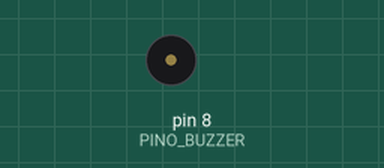
Simulated run of this sketch. Board: Arduino Uno, built with avr-gcc and run on an emulated ATmega328P. Shown: buzzer (waves = sounding, pin HIGH).

Above: at 0.6 s.
Timing chart, 0 to 3.0 s (numbered marks = the images above):
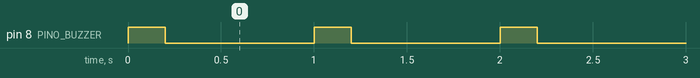

The sketch:

Buzzer_Ativo.ino
```cpp
/*
 * =================================================================================
 * PROJETO: Controle de Buzzer Ativo
 * DESCRIÇÃO: Como o buzzer ativo possui um oscilador interno, basta ligar
 *            e desligar o pino com digitalWrite para emitir o bipe padrão.
 *
 * LIGAÇÃO DOS PINOS:
 * - Pino (+) do Buzzer -> Pino Digital 8 do Arduino
 * - Pino (-) do Buzzer -> Pino GND do Arduino
 * =================================================================================
 */

#define PINO_BUZZER 8  // Define o pino digital onde o buzzer ativo está conectado

void setup() {
  // Configura o pino do buzzer como saída digital
  pinMode(PINO_BUZZER, OUTPUT);
}

void loop() {
  // Envia 5V para o buzzer: o circuito interno gera o apito automático
  digitalWrite(PINO_BUZZER, HIGH);
  delay(200); // Mantém o som ligado por 200 milissegundos

  // Corta a energia (0V): desliga o som
  digitalWrite(PINO_BUZZER, LOW);
  delay(800); // Mantém desligado por 800 milissegundos antes do próximo bipe
}
```

Measured:
- by itself, pin 8 (PINO_BUZZER): alternates HIGH for 0.20 s and LOW for 0.80 s
